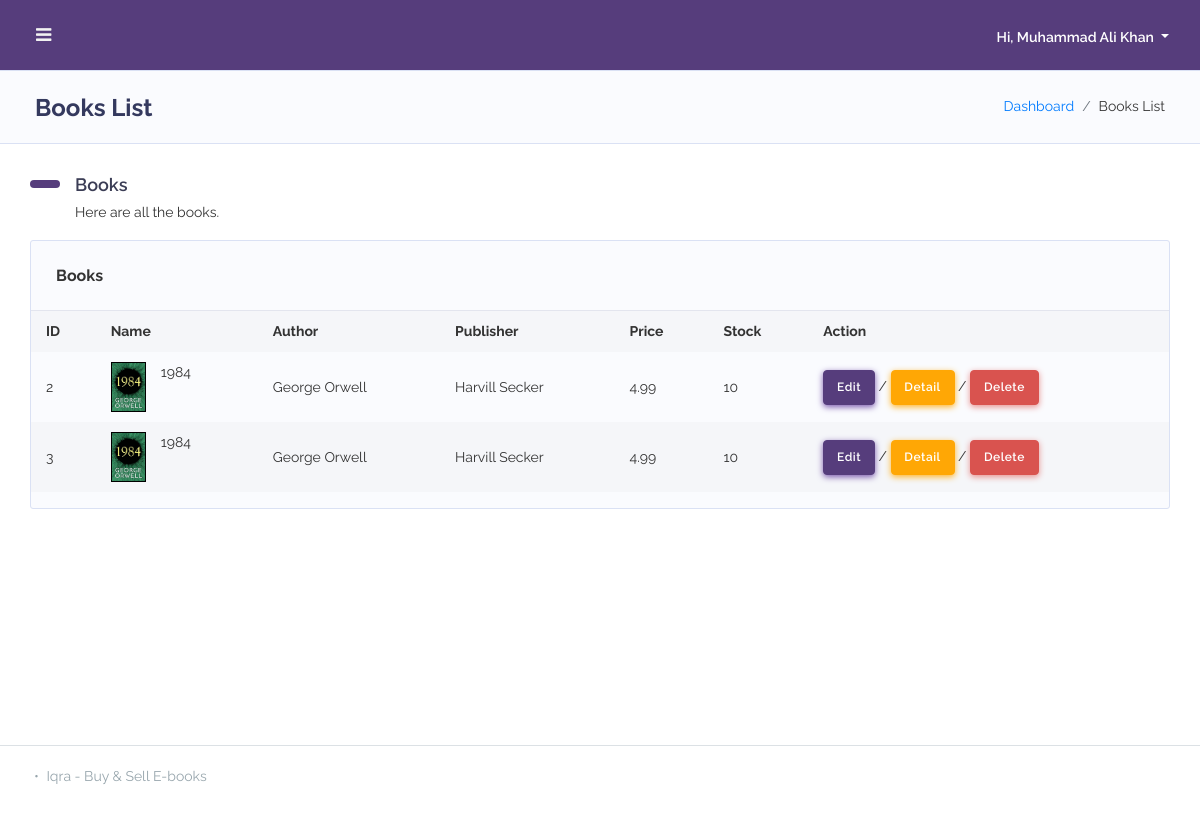
/list-book.php (signed in), run on an earlier commit of the app's database.
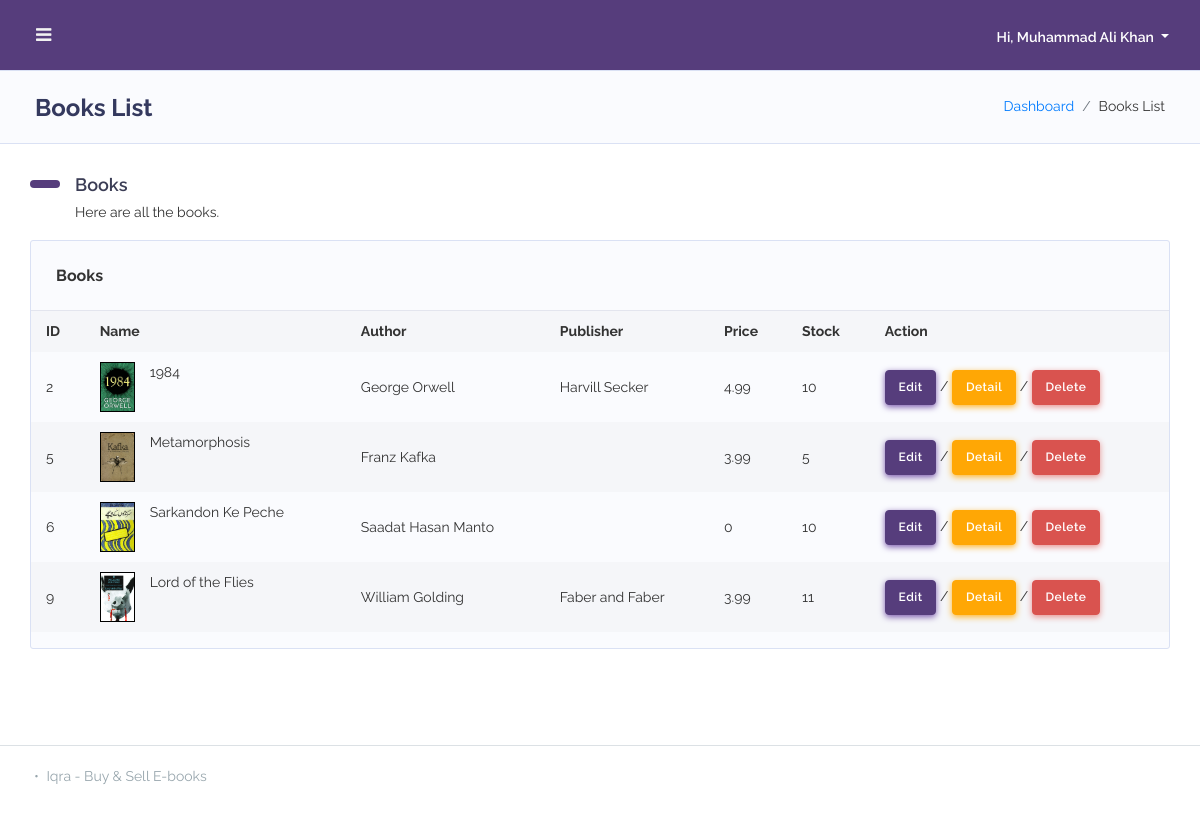
And on a later commit of the database.
### tables this page shows
CREATE TABLE `user` (
  `id` int(11) NOT NULL,
  `name` varchar(255) NOT NULL,
  `password` varchar(255) NOT NULL,
  `email` varchar(255) NOT NULL,
  `dob` varchar(50) NOT NULL,
  `image` varchar(512) NOT NULL,
  `creditcard` varchar(16) NOT NULL,
  `gender` varchar(16) NOT NULL,
  `address` varchar(1024) NOT NULL,
  `contactnumber` varchar(50) NOT NULL,
  `isadmin` int(11) NOT NULL,
  `isseller` int(11) NOT NULL,
  `createdon` varchar(50) NOT NULL
);

CREATE TABLE `book` (
  `id` int(11) NOT NULL,
  `title` varchar(255) NOT NULL,
  `description` text NOT NULL,
  `price` double NOT NULL,
  `author` varchar(255) NOT NULL,
  `publisher` varchar(255) NOT NULL,
  `publishedon` varchar(32) NOT NULL,
  `stock` int(11) NOT NULL,
  `category_id` int(11) NOT NULL,
  `image` varchar(1024) NOT NULL,
  `rating` int(11) NOT NULL,
  `weight` varchar(8) NOT NULL,
  `pdf` varchar(1024) NOT NULL
);

### inc/database.inc.php (called while the page is built, shortened)
<?php
    include("./inc/utility.inc.php");
    class database
    {
        private $host = "localhost";
        private $user = "root";
        private $pswd = "";
        private $db = "ebookdb";
        private $link = null;
        function __construct()
        {
            $this->link = mysqli_connect($this->host, $this->user, $this->pswd, $this->db);
        }
        function query($q){
            $res = mysqli_query($this->link, $q);
            if ($res) {
                $out = "Query Executed Sucessfully ✅ query: $q";
            } else {
                $out = "Query Error ❌: " . mysqli_errno($this->get_link()) . " on query: $q";
                echo Utility::console_error($out);
            }
            return $res;
        }
        public function get_entity($table_name, $id){
            $q = "SELECT * FROM `$table_name` WHERE ID = " . $id;
            $res = $this->query($q);
            return $res->fetch_assoc();
        }
        public function get_entities($table_name){
            $q = "SELECT * FROM `$table_name`";
            $res = $this->query($q);
            return $res;
        }
    }
?>

### inc/utility.inc.php (called while the page is built, shortened)
<?php
class Utility
{
    static function log($msg)
    {
        $time = date('m/d/y h:iA', time());
        $page = basename($_SERVER['PHP_SELF']);
        $user = isset($_SESSION["user_id"]) ? $_SESSION["user_id"] : "guest";
        $contents = file_get_contents('log.txt');
        $contents .=  "User: $user\t$time\t$page\t$msg\r";
    }
}

### list-book.php (the view, shortened to what this page needs)
<?php
include './inc/database.inc.php';
?>
<!DOCTYPE html>
<html lang="en">
<head>
    <?php include "./admin-head.php"; ?>
</head>
<body class="layout-4">
    <div id="app">
        <div class="main-wrapper main-wrapper-1">
            <div class="navbar-bg"></div>
            <?php include "./admin-header.php"; ?>
            <div class="main-content">
                <section class="section">
                    <div class="section-header">
                        <h1>Books List</h1>
                        <div class="section-header-breadcrumb">
                            <div class="breadcrumb-item active"><a href="admin-index.php">Dashboard</a></div>
                            <div class="breadcrumb-item">Books List</div>
                        </div>
                    </div>
                    <div class="section-body">
                        <h2 class="section-title">Books</h2>
                        <p class="section-lead">Here are all the books.</p>
                        <div class="row">
                            <div class="col-12 col-md-12 col-lg-12">
                                <div class="card">
                                    <div class="card-header">
                                        <h4>Books</h4>
                                    </div>
                                    <div class="card-body p-0">
                                        <div class="table-responsive">
                                            <table class="table table-striped table-md v_center">
                                                <tr>
                                                    <th>ID</th>
                                                    <th>Name</th>
                                                    <th>Author</th>
                                                    <th>Publisher</th>
                                                    <th>Price</th>
                                                    <th>Stock</th>
                                                    <th>Action</th>
                                                </tr>
                                                <?php
                                                $res = $db->get_entities('book');
                                                while ($row = mysqli_fetch_array($res)) {
                                                ?>
                                                    <tr>
                                                        <td><?= $row["id"] ?></td>
                                                        <td><?= $row["title"] ?> <div class="imgbox imgbox-sm" style="float:left; margin-right: 15px;"><img src="./img/uploaded/<?=$row["image"]?>" alt=""></div></td>
                                                        <td><?= $row["author"] ?></td>
                                                        <td><?= $row["publisher"] ?></td>
                                                        <td><?= $row["price"] ?></td>
                                                        <td><?= $row["stock"] ?></td>
                                                        <td><a href="./edit-book.php?id=<?=$row["id"];?>" class="btn btn-primary">Edit</a> / <a href="details-book.php?id=<?=$row["id"]?>" class="btn btn-secondary">Detail</a> / <a href="delete-confirm-book.php?id=<?=$row["id"]?>" class="btn btn-danger">Delete</a></td>
                                                    </tr>
                                                <?php } if($res->num_rows == 0){
                                                    echo "<tr><td colspan='7'><div class='alert alert-danger'>No books found!</div></td></tr>";
                                                }?>
                                            </table>
                                        </div>
                                    </div>
                                </div>
                            </div>
                        </div>
                    </div>
                </section>
            </div>
            <footer class="main-footer">
                <div class="footer-left">
                    <div class="bullet"></div> Iqra - Buy & Sell E-books
                </div>
            </footer>
        </div>
    </div>
</body>
</html>

### admin-head.php (shortened to what this page needs)
<link rel="stylesheet" href="assets/modules/bootstrap/css/bootstrap.min.css">
<link rel="stylesheet" href="assets/modules/fontawesome/css/all.min.css">
<link rel="stylesheet" href="assets/modules/bootstrap-daterangepicker/daterangepicker.css">
<link rel="stylesheet" href="assets/modules/bootstrap-colorpicker/dist/css/bootstrap-colorpicker.min.css">
<link rel="stylesheet" href="assets/modules/select2/dist/css/select2.min.css">
<link rel="stylesheet" href="assets/modules/jquery-selectric/selectric.css">
<link rel="stylesheet" href="assets/modules/bootstrap-timepicker/css/bootstrap-timepicker.min.css">
<link rel="stylesheet" href="assets/modules/bootstrap-tagsinput/dist/bootstrap-tagsinput.css">
<link rel="stylesheet" href="assets/css/admin-style.css">
<link rel="stylesheet" href="./css/fontAwesome.css">
<link rel="stylesheet" href="assets/css/components.min.css">

### admin-header.php (shortened to what this page needs)
<?php
$db = new database();
$id = $_SESSION["user_id"];
$user = $db->get_entity('user', $id);
?>
<nav class="navbar navbar-expand-lg main-navbar">
    <form class="form-inline mr-auto">
        <ul class="navbar-nav mr-3">
            <li><a href="#" data-toggle="sidebar" class="nav-link nav-link-lg"><i class="fa fa-bars"></i></a></li>
        </ul>
    </form>
    <ul class="navbar-nav navbar-right">
        <li class="dropdown">
            <a href="#" data-toggle="dropdown" class="nav-link dropdown-toggle nav-link-lg nav-link-user">
                <div class="d-sm-none d-lg-inline-block">Hi, <?= $user["name"] ?></div>
            </a>
        </li>
    </ul>
</nav>

What changed in the data, as far as the page shows it:
removed book: id "3", title "1984", image (picture), author "George Orwell", publisher "Harvill Secker", price "4.99", stock "10"
added book: id "5", title "Metamorphosis", image (picture), author "Franz Kafka", price "3.99", stock "5"
added book: id "6", title "Sarkandon Ke Peche", image (picture), author "Saadat Hasan Manto", price "0", stock "10"
added book: id "9", title "Lord of the Flies", image (picture), author "William Golding", publisher "Faber and Faber", price "3.99", stock "11"
